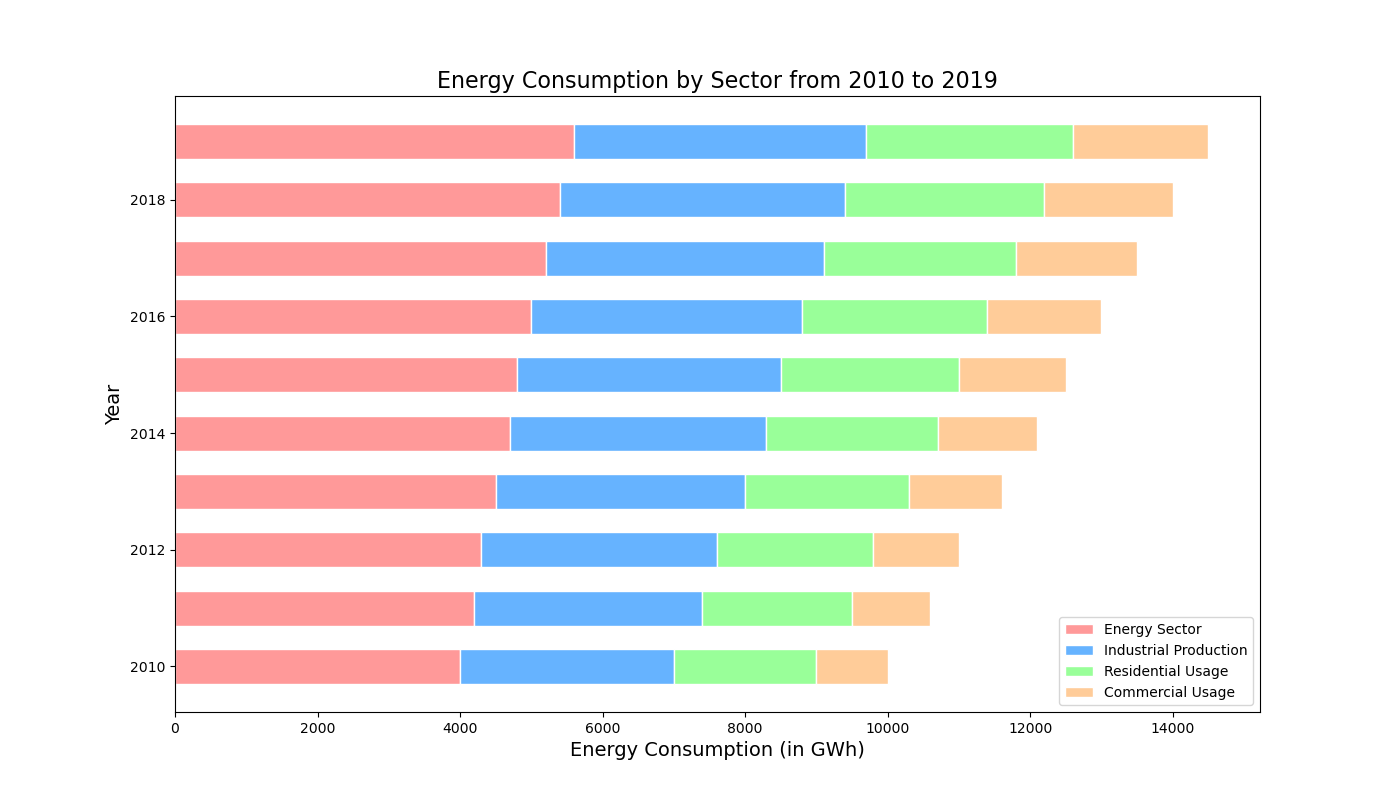

The Python source for this figure:

import matplotlib.pyplot as plt

# Data
years = [2010, 2011, 2012, 2013, 2014, 2015, 2016, 2017, 2018, 2019]
energy_sector = [4000, 4200, 4300, 4500, 4700, 4800, 5000, 5200, 5400, 5600]
industrial_production = [3000, 3200, 3300, 3500, 3600, 3700, 3800, 3900, 4000, 4100]
residential_usage = [2000, 2100, 2200, 2300, 2400, 2500, 2600, 2700, 2800, 2900]
commercial_usage = [1000, 1100, 1200, 1300, 1400, 1500, 1600, 1700, 1800, 1900]

# Configuration for the figure size
plt.figure(figsize=(14, 8))

# Stacked horizontal bar chart
plt.barh(years, energy_sector, height=0.6, color='#ff9999', edgecolor='white', label='Energy Sector')
plt.barh(years, industrial_production, height=0.6, left=energy_sector, color='#66b3ff', edgecolor='white', label='Industrial Production')
plt.barh(years, residential_usage, height=0.6, left=[i+j for i,j in zip(energy_sector, industrial_production)], color='#99ff99', edgecolor='white', label='Residential Usage')
plt.barh(years, commercial_usage, height=0.6, left=[i+j+k for i,j,k in zip(energy_sector, industrial_production, residential_usage)], color='#ffcc99', edgecolor='white', label='Commercial Usage')

# Adding labels and title
plt.xlabel('Energy Consumption (in GWh)', fontsize=14)
plt.ylabel('Year', fontsize=14)
plt.title('Energy Consumption by Sector from 2010 to 2019', fontsize=16)

# Show legend
plt.legend()

# Display the chart
plt.show()
